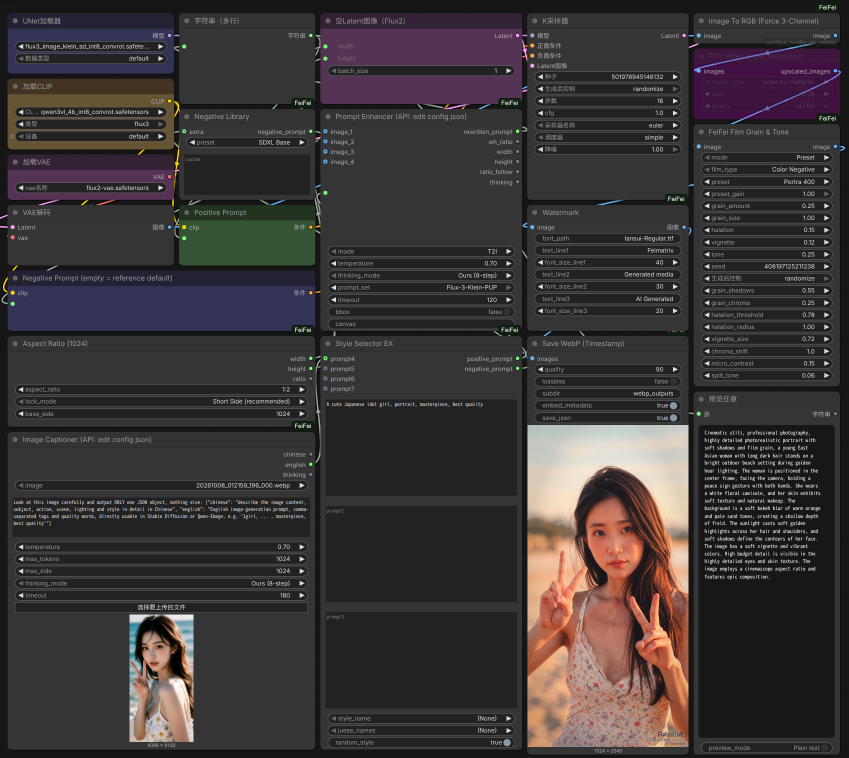
#> input picture images/ComfyUI-FeiFei.png, 1698 x 1516 px (shown at 1/2 size)
$ python -i cinematic_frame_node.py   (imports and definitions only)
#> lines starting #> are read from the running program, lines starting #| are printed output that depends on the picture
"""Cinematic still node: theatrical crop plus a film subtitle.

Turns a generated image into a "movie screenshot": the picture is scaled to
fill the chosen aspect and the overflow is cropped off the centre, then the
line is typeset like a real film subtitle, with an optional dashed timecode
overlay.

Aspect ratio, lock mode and base side come from the Aspect Ratio (1024) node,
so one ratio drives both nodes and the frames come out the same size.

Cinematic Crop fills the frame edge to edge, so a 16:9 render in 21:9 loses its
top and bottom rather than gaining side bars. Letterbox is the only mode that
fits the whole image and bars the leftover axis.
"""

import os

import numpy as np
import torch
from PIL import Image, ImageDraw, ImageFilter, ImageFont

from .aspect_ratio_node import ASPECT_RATIOS, LOCK_MODES, LOCK_SHORT_SIDE, calc_size


# The ratio list and the sizing math come from the Aspect Ratio (1024) node, so
# one workflow can feed both nodes the same ratio and get the same frame.
FILL_MODES = ["Cinematic Crop (fill frame)", "Letterbox (black bars)"]
FILL_CROP, FILL_PAD = FILL_MODES

SUBTITLE_POSITIONS = ["Bottom", "Center"]

SUBTITLE_COLORS = ["Yellow", "White", "Amber"]
_SUBTITLE_RGB = {
    "Yellow": (245, 214, 90),
    "White": (246, 246, 243),
    "Amber": (232, 166, 62),
}

# User path first, then a Latin-capable font. DejaVu is deliberately ahead of
# the CJK faces: it is the one file that is present on nearly every Linux box.
FONT_CANDIDATES = [
    "/usr/share/fonts/truetype/dejavu/DejaVuSans.ttf",
    "C:/Windows/Fonts/arial.ttf",
    "/System/Library/Fonts/Supplemental/Arial.ttf",
]

# Only consulted when the line actually contains CJK, because DejaVu renders
# those characters as tofu boxes.
CJK_FONT_CANDIDATES = [
    "/usr/share/fonts/opentype/noto/NotoSansCJK-Regular.ttc",
    "/usr/share/fonts/truetype/noto/NotoSansCJK-Regular.ttc",
    "C:/Windows/Fonts/msyh.ttc",
    "/System/Library/Fonts/PingFang.ttc",
    "/usr/share/fonts/truetype/wqy/wqy-zenhei.ttc",
]

SUBTITLE_MAX_WIDTH = 0.86  # of the picture width
LINE_SPACING = 1.24  # baseline step over one line height
SECONDARY_SCALE = 0.82  # the English line under Chinese is set smaller


# [11 lines left out: function _resolve_font_path, not called in this run]


def _needs_cjk(*texts):
    return any(_is_wide(ch) for text in texts if isinstance(text, str) for ch in text)


# A batch draws the same two faces on every frame, and sweeping subtitle_size
# would otherwise pile up a face per step, so the cache is bounded.
_FONT_CACHE = {}
_FONT_CACHE_MAX = 8


# [77 lines left out: functions _load_font, _fit_into, _is_wide, _tokenize, not called in this run]


def _text_width(draw, text, font):
    left, _, right, _ = draw.textbbox((0, 0), text, font=font)
    return right - left


# [163 lines left out: functions _wrap, _layout_lines, _block_height, _draw_text_block, _dashed_rect, _draw_timecode and 1 more, not called in this run]


class CinematicFrameSubtitle:
    # [77 lines left out: function INPUT_TYPES, not called in this run]

    RETURN_TYPES = ("IMAGE",)
    RETURN_NAMES = ("image",)
    FUNCTION = "apply_cinematic_frame"
    CATEGORY = "FeiFei"

    # [46 lines left out: function apply_cinematic_frame, not called in this run]


NODE_CLASS_MAPPINGS = {"CinematicFrameSubtitle": CinematicFrameSubtitle}

NODE_DISPLAY_NAME_MAPPINGS = {"CinematicFrameSubtitle": "Cinematic Frame & Subtitle"}

>>> import cv2
>>> picture = cv2.imread('images/ComfyUI-FeiFei.png', cv2.IMREAD_GRAYSCALE)
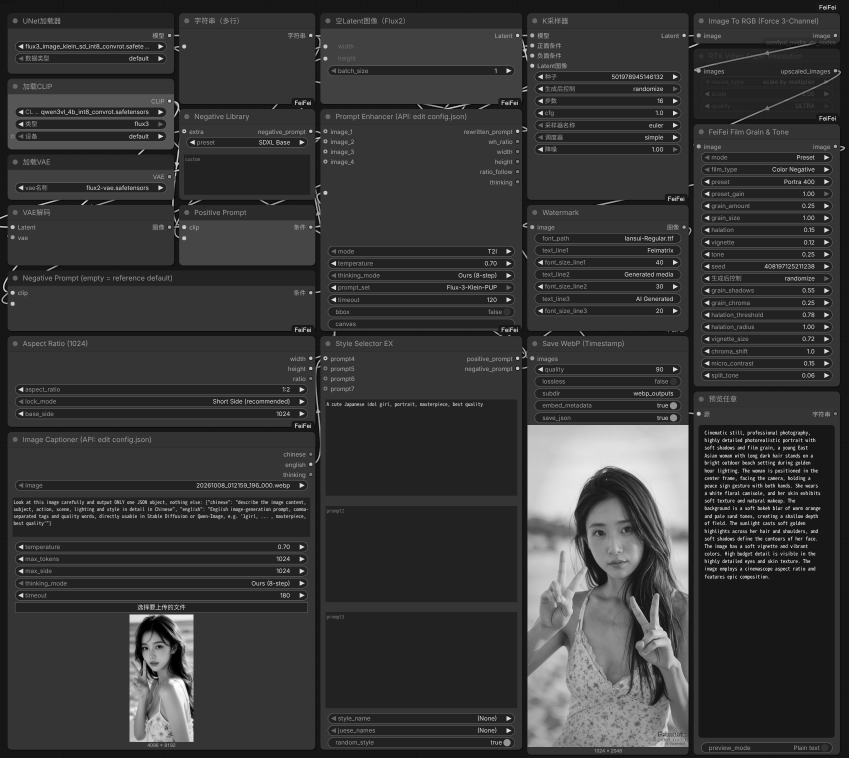
#> picture: shape (1516, 1698) (shown at 1/2 size); min 0, max 255, mean 55.6
#> (the run stopped early here; a loop or call above may not have finished)
